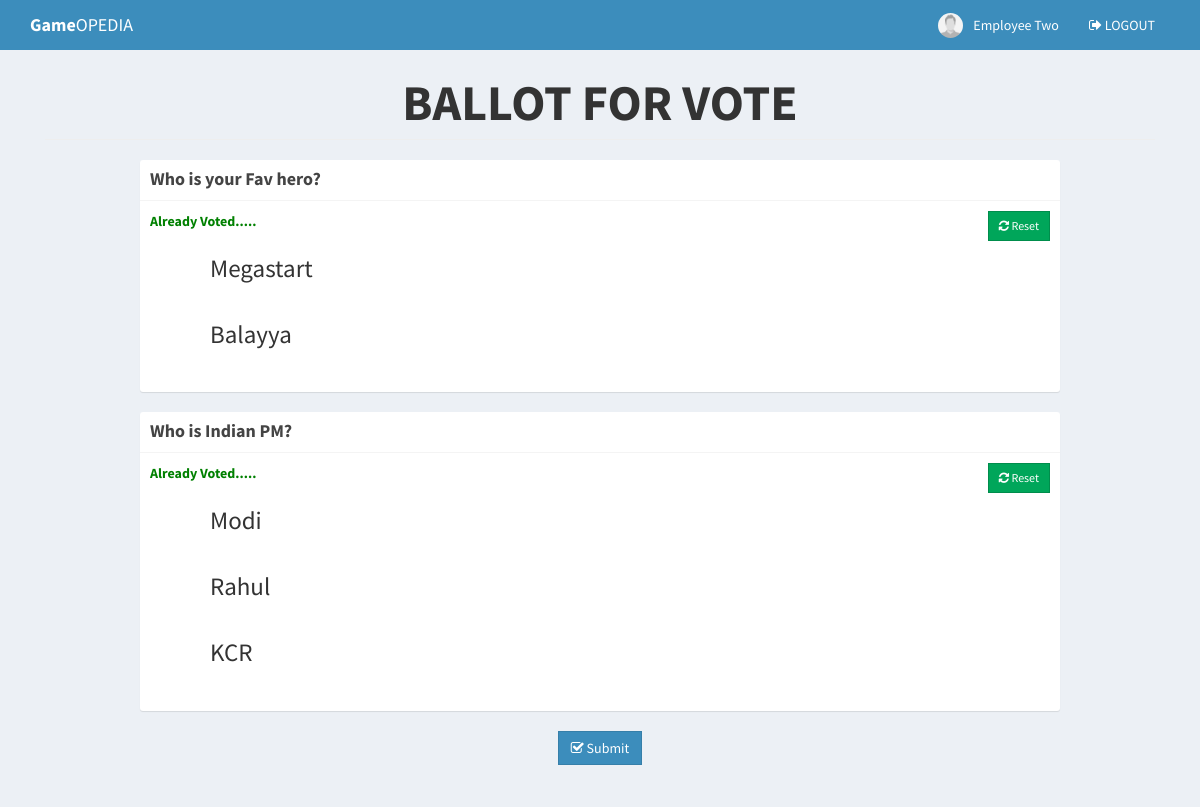
Page /home.php (signed in) on the committed database.
### tables this page shows
CREATE TABLE `employees` (
  `id` int(11) NOT NULL AUTO_INCREMENT,
  `employee_id` varchar(15) NOT NULL,
  `email` varchar(100) NOT NULL,
  `password` varchar(60) NOT NULL,
  `firstname` varchar(30) NOT NULL,
  `lastname` varchar(30) NOT NULL,
  `photo` varchar(150) NOT NULL,
  `created` TIMESTAMP DEFAULT CURRENT_TIMESTAMP ON UPDATE CURRENT_TIMESTAMP,
    PRIMARY KEY (`id`),
    UNIQUE KEY `employee_id` (`employee_id`)
);

CREATE TABLE `messages` (
  `id` int(11) NOT NULL AUTO_INCREMENT,
  `description` text NOT NULL,
  `priority` int(11) NOT NULL,
  `created` TIMESTAMP DEFAULT CURRENT_TIMESTAMP ON UPDATE CURRENT_TIMESTAMP,
    PRIMARY KEY (`id`)
);

CREATE TABLE `options` (
  `id` int(11) NOT NULL AUTO_INCREMENT,
  `message_id` int(11) NOT NULL,
  `option_data` text NOT NULL,
  `photo` varchar(150) NOT NULL,
  `created` TIMESTAMP DEFAULT CURRENT_TIMESTAMP ON UPDATE CURRENT_TIMESTAMP,
    PRIMARY KEY (`id`)
);

### includes/session.php (called while the page is built, shortened)
<?php
	include 'includes/conn.php';
	if(isset($_SESSION['voter'])){
		$sql = "SELECT * FROM employees WHERE id = '".$_SESSION['voter']."'";
		$query = $conn->query($sql);
		$voter = $query->fetch_assoc();
	}
	else{
		header('location: index.php');
		exit();
	}

### includes/slugify.php (called while the page is built)
<?php
function slugify($string){
$preps = array('in', 'at', 'on', 'by', 'into', 'off', 'onto', 'from', 'to', 'with', 'a', 'an', 'the', 'using', 'for');
	$pattern = '/\b(?:' . join('|', $preps) . ')\b/i';
	$string = preg_replace($pattern, '', $string);
$string = preg_replace('~[^\\pL\d]+~u', '-', $string);
$string = trim($string, '-');
$string = iconv('utf-8', 'us-ascii//TRANSLIT', $string);
$string = strtolower($string);
$string = preg_replace('~[^-\w]+~', '', $string);
return $string;
}
?>

### home.php (the view, shortened to what this page needs)
<?php include 'includes/session.php'; ?>
<?php include 'includes/header.php'; ?>
<body class="hold-transition skin-blue layout-top-nav">
	<div class="wrapper">
		<?php include 'includes/navbar.php'; ?>
		<div class="content-wrapper">
			<div class="container">
				<section class="content">
					<h1 class="page-header text-center title"><b><?php echo strtoupper("Ballot for Vote"); ?></b></h1>
					<div class="row">
						<div class="col-sm-10 col-sm-offset-1">
							<form method="POST" id="ballotForm" action="submit_ballot.php">
								<?php
								include 'includes/slugify.php';
								$candidate = '';
								$sql = "SELECT * FROM messages ORDER BY priority ASC";
								$query = $conn->query($sql);
								while ($row = $query->fetch_assoc()) {
									$sql = "SELECT * FROM options WHERE message_id='" . $row['id'] . "' order by id asc";
									$cquery = $conn->query($sql);
									$checkVotedOrNot = "SELECT * FROM votes_list WHERE employee_id='" . $_SESSION['voter'] . "' and message_id='" . $row['id'] . "'";
									$votedrecords = $conn->query($checkVotedOrNot);
									$aleadyVoted = false;
									if ($votedrecords->num_rows >= 1) {
										$aleadyVoted = true;
									} else {
										$aleadyVoted = false;
									}
									while ($crow = $cquery->fetch_assoc()) {
										$slug = slugify($row['description']);
										if ($aleadyVoted === true) {
											$input = '';
											$instruct = '<b style="color:green !important;">Already Voted.....</b>';
										} else {
											$instruct = '<b>Choose Your Vote</b>';
											$input = '<input type="radio" class="flat-red ' . $slug . '" name="messages[' . $row['id'] . '][selected_option]" value="' . $crow['id'] . '">';
										}
										if (!empty($crow['photo'])) {
											$image = '<img src="images/' . $crow['photo'] . '" height="100px" width="100px" class="clist">';
										} else {
											$image = '';
										}
										$candidate .= '
												<li>
													' . $input . $image . '<span class="cname clist">' . $crow['option_data'] . '</span>
												</li>
											';
									}
									echo '
											<div class="row">
												<div class="col-xs-12">
													<div class="box box-solid" id="' . $row['id'] . '">
														<div class="box-header with-border">
															<h3 class="box-title"><b>' . $row['description'] . '</b></h3>
														</div>
														<div class="box-body">
															<p>' . $instruct . '
																<span class="pull-right">
																	<button type="button" class="btn btn-success btn-sm btn-flat reset" data-desc="' . slugify($row['description']) . '"><i class="fa fa-refresh"></i> Reset</button>
																</span>
															</p>
															<div id="candidate_list">
																<ul>
																	' . $candidate . '
																</ul>
															</div>
														</div>
													</div>
												</div>
											</div>
										';
									$candidate = '';
								}
								?>
								<?php
								if ($query->num_rows != 0) { ?>
									<div class="text-center">
										<button type="submit" class="btn btn-primary btn-flat" name="vote"><i class="fa fa-check-square-o"></i> Submit</button>
									</div>
								<?php }
								?>
							</form>
						</div>
					</div>
				</section>
			</div>
		</div>
	</div>
</body>
</html>

### includes/navbar.php (shortened to what this page needs)
<header class="main-header">
  <nav class="navbar navbar-static-top">
    <div class="container">
      <div class="navbar-header">
        <a href="#" class="navbar-brand"><b>Game</b>OPEDIA</a>
      </div>
      <div class="navbar-custom-menu">
        <ul class="nav navbar-nav">
          <li class="user user-menu">
            <a href="">
              <img src="<?php echo (!empty($voter['photo'])) ? 'images/' . $voter['photo'] : 'images/profile.jpg' ?>" class="user-image" alt="User Image">
              <span class="hidden-xs"><?php echo $voter['firstname'] . ' ' . $voter['lastname']; ?></span>
            </a>
          </li>
          <li><a href="logout.php"><i class="fa fa-sign-out"></i> LOGOUT</a></li>
        </ul>
      </div>
    </div>
  </nav>
</header>

### includes/header.php (style rules this page uses)
.title { font-size: 50px; }
#candidate_list { margin-top: 20px; }
#candidate_list ul { list-style-type: none; }
#candidate_list ul li { margin: 0 30px 30px 0; vertical-align: top }
.clist { margin-left: 20px; }
.cname { font-size: 25px; }

### rows in the picture
employees: firstname "Employee", lastname "Two"
messages: description "Who is your Fav hero?"
options: option_data "Megastart"
options: option_data "Balayya"
messages: description "Who is Indian PM?"
options: option_data "Modi"
options: option_data "Rahul"
options: option_data "KCR"
